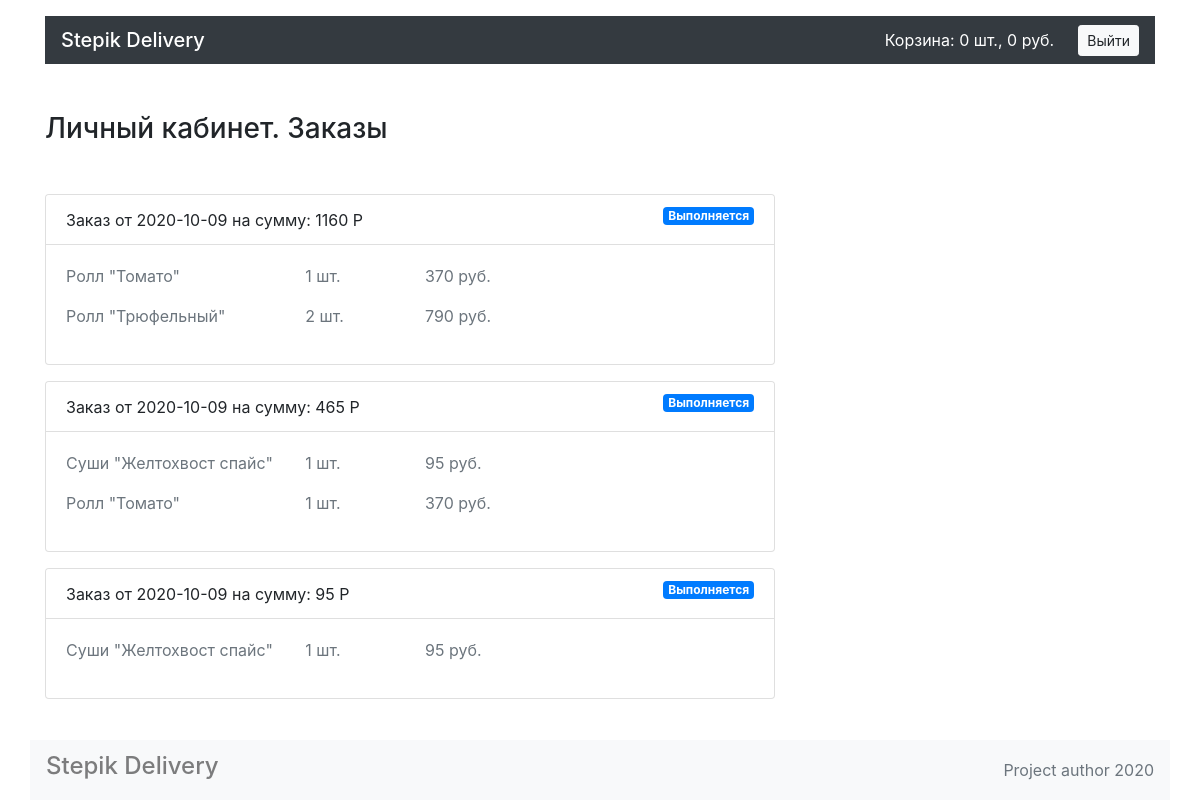
Screenshot of /account/ (signed in) with the database file from the repository.
### project_5/models.py (models this page shows)
class Order(db.Model):
    __tablename__ = 'orders'
    id = db.Column(db.Integer, primary_key=True)
    data = db.Column(db.Date, nullable=False)
    price = db.Column(db.Integer, nullable=False)
    status = db.Column(db.String, nullable=False)
    mail = db.Column(db.String, nullable=False)
    phone = db.Column(db.String(12), nullable=False)
    address = db.Column(db.String, nullable=False)
    ord_meals = db.Column(db.String, nullable=False)
    user = db.relationship('User', back_populates='orders')
    user_id = db.Column(db.Integer, db.ForeignKey('users.id'))

class Meal(db.Model):
    __tablename__ = 'meals'
    id = db.Column(db.Integer, primary_key=True)
    title = db.Column(db.String(20), unique=True, nullable=False)
    price = db.Column(db.Integer, nullable=False)
    description = db.Column(db.String(150), nullable=False)
    picture = db.Column(db.String(30), nullable=False)
    categories = db.relationship('Category',  back_populates='meals')
    category_id = db.Column(db.Integer, db.ForeignKey('categories.id'))

### project_5/views.py (the view)
@app.route('/account/')
def account():
    if session.get('user', False):
        orders = db.session.query(Order).filter(Order.user_id == session['user']['id']).all()
        meals = db.session.query(Meal)
        return render_template('account.html', orders=orders, meals=meals, Meal=Meal)
    return redirect('/login/')

### project_5/templates/account.html (shortened to what this page needs)
{% extends 'base.html' %}
  {% block wrapper %}
  <main class="container">
    <section class="row">
      <div class="col-8 col-lg-8">
        <h1 class="h3 my-5">Личный кабинет. Заказы</h1>
        {% for order in orders %}
        <div class="card mb-3">
          <ul class="list-group list-group-flush">
            <li class="list-group-item">
              <div class="row">
                <div class="col-10 col-lg-12">
                  <span class="h5"><small>Заказ от {{ order.data }} на сумму: {{ order.price }} P</small></span>
                  {% if order.status == 'Выполняется' %}
                  <span class="badge badge-primary float-right">{{order.status}}</span>
                  {% else %}}
                  <span class="badge badge-success float-right">{{order.status}}</span>
                  {% endif %}
                </div>
              </div>
            </li>
            <div class="card-body">
              <div class="row">
                {% for meal in order.ord_meals.split(',')|unique() %}
                <p class="col-4 text-muted">{{ meal }} </p>
                <p class="col-2 text-muted">{{ order.ord_meals.split(',').count(meal) }} шт.</p>
                <p class="col-6 text-muted">{{ meals.filter(Meal.title == meal).first().price * order.ord_meals.split(',').count(meal)}} руб.</p>
                {% endfor %}
              </div>
            </div>
          </ul>
        </div>
        {% endfor %}
      </div>
    </section>
  {% endblock %}

### project_5/templates/base.html (style rules this page uses)
html { position: relative; min-height: 100%; }
body { margin-bottom: 60px; }

### rows the page displays
Order: data "2020-10-09", price "1160", status "Выполняется", ord_meals.split "1", ord_meals.split "2"
Meal: title "Ролл \"Томато\"", filter "370"
Meal: title "Ролл \"Трюфельный\"", filter "790"
Order: data "2020-10-09", price "465", status "Выполняется", unique "Суши \"Желтохвост спайс\"", ord_meals.split "1", ord_meals.split "1"
Meal: filter "95"
Order: data "2020-10-09", price "95", status "Выполняется", ord_meals "Суши \"Желтохвост спайс\"", ord_meals.split "1", filter "95"

### other values shown
{{ session.get('cart', '')|length }} "0"
{{ session.get('total_price', 0) }} "0"
